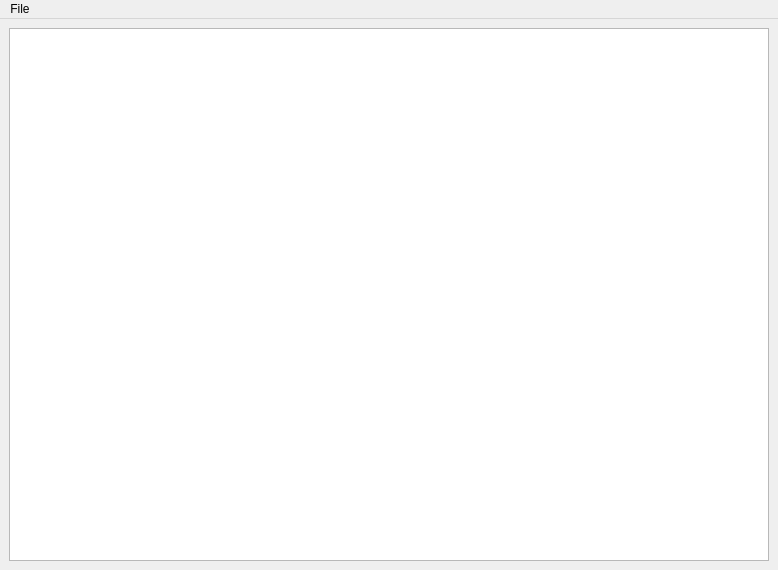
<?xml version="1.0" encoding="UTF-8"?>
<ui version="4.0">
 <class>MainWindow</class>
 <widget class="QMainWindow" name="MainWindow">
  <property name="geometry">
   <rect>
    <x>0</x>
    <y>0</y>
    <width>778</width>
    <height>570</height>
   </rect>
  </property>
  <property name="windowTitle">
   <string>MainWindow</string>
  </property>
  <widget class="QWidget" name="centralwidget">
   <layout class="QVBoxLayout" name="verticalLayout">
    <item>
     <widget class="QPlainTextEdit" name="editor"/>
    </item>
   </layout>
  </widget>
  <widget class="QMenuBar" name="menubar">
   <property name="geometry">
    <rect>
     <x>0</x>
     <y>0</y>
     <width>778</width>
     <height>26</height>
    </rect>
   </property>
   <widget class="QMenu" name="menuFile">
    <property name="title">
     <string>File</string>
    </property>
    <addaction name="actionOpen"/>
    <addaction name="actionExit"/>
   </widget>
   <addaction name="menuFile"/>
  </widget>
  <action name="actionOpen">
   <property name="text">
    <string>Open...</string>
   </property>
  </action>
  <action name="actionExit">
   <property name="text">
    <string>Exit</string>
   </property>
  </action>
 </widget>
 <resources/>
 <connections/>
</ui>
